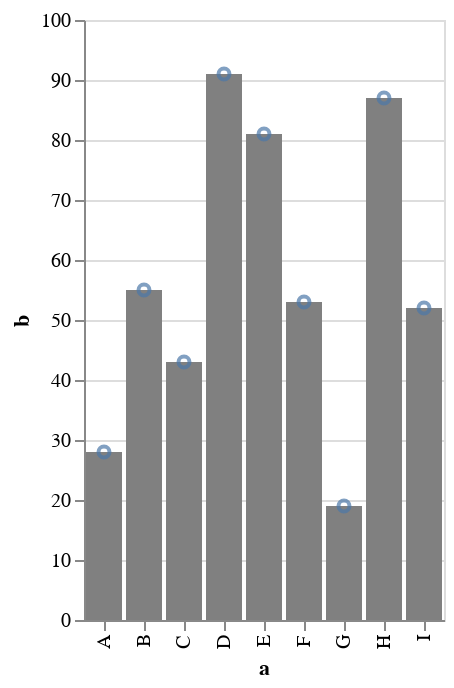

This figure's Vega-Lite source:
### Vega-Lite specification from a JSON file in a GitHub repository (floating-point values rounded to 4 significant figures)
{"$schema": "https://vega.github.io/schema/vega-lite/v5.json", "description": "A simple bar chart with embedded data.", "data": {"values": [{"a": "A", "b": 28}, {"a": "B", "b": 55}, {"a": "C", "b": 43}, {"a": "D", "b": 91}, {"a": "E", "b": 81}, {"a": "F", "b": 53}, {"a": "G", "b": 19}, {"a": "H", "b": 87}, {"a": "I", "b": 52}]}, "encoding": {"x": {"field": "a", "type": "ordinal"}, "y": {"field": "b", "type": "quantitative"}}, "layer": [{"mark": "bar", "encoding": {"color": {"condition": {"selection": "highlight", "value": "steelblue"}, "value": "grey"}, "tooltip": [{"field": "b", "type": "quantitative", "title": "b value"}]}, "selection": {"highlight": {"type": "single", "empty": "none", "on": "mouseover"}}, "transform": [{"calculate": "datum.b", "as": "b_value"}]}, {"mark": "point", "encoding": {"x": {"field": "a", "type": "ordinal"}, "y": {"field": "b", "type": "quantitative"}}}], "config": {"view": {"on": {"click": {"encodings": ["x", "y"], "update": {"b_value": {"field": "b"}}}}}}}
